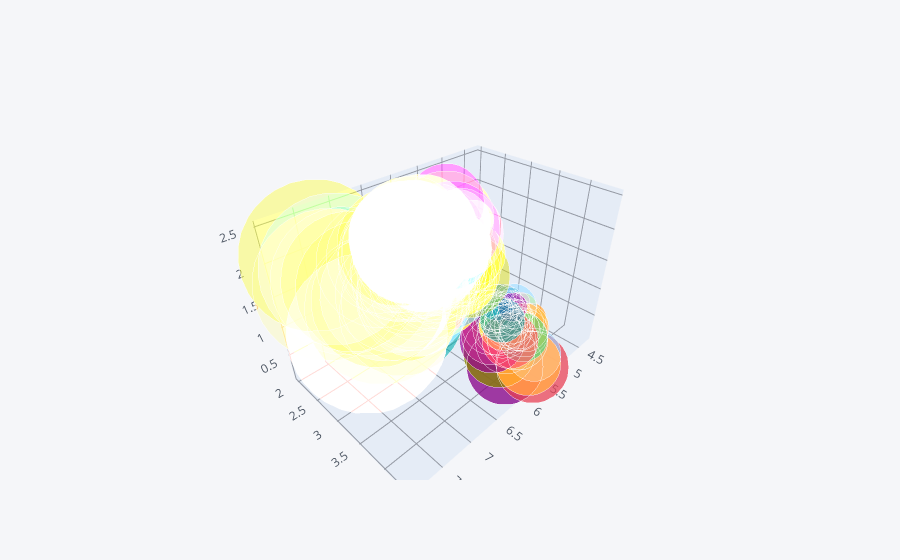

Notebook code for this chart:
### Code cell
df.iplot(x="sepal_length", y="sepal_width", z="petal_width" , size="sepal_length", kind="bubble3d")

### Figure 1 — Plotly figure (JSON) as saved in the notebook; plotly's stock layout.template omitted (floating-point values rounded to 4 significant figures; data arrays with more than 128 entries replaced by an {"elided": "..."} marker saying what was removed)
{"data": [{"marker": {"color": {"elided": "150 str values"}, "opacity": 0.8, "size": {"elided": "150 int values"}, "symbol": "circle"}, "mode": "markers", "text": {"elided": "150 str values"}, "type": "scatter3d", "x": {"elided": "150 float values"}, "y": {"elided": "150 float values"}, "z": {"elided": "150 float values"}}], "layout": {"legend": {"bgcolor": "#F5F6F9", "font": {"color": "#4D5663"}}, "paper_bgcolor": "#F5F6F9", "plot_bgcolor": "#F5F6F9", "scene": {"xaxis": {"gridcolor": "#9499A3", "showgrid": true, "tickfont": {"color": "#4D5663"}, "title": {"font": {"color": "#4D5663"}, "text": ""}, "zerolinecolor": "#9499A3"}, "yaxis": {"gridcolor": "#9499A3", "showgrid": true, "tickfont": {"color": "#4D5663"}, "title": {"font": {"color": "#4D5663"}, "text": ""}, "zerolinecolor": "#9499A3"}, "zaxis": {"gridcolor": "#9499A3", "showgrid": true, "tickfont": {"color": "#4D5663"}, "title": {"font": {"color": "#4D5663"}, "text": ""}, "zerolinecolor": "#9499A3"}}, "title": {"font": {"color": "#4D5663"}}}}
